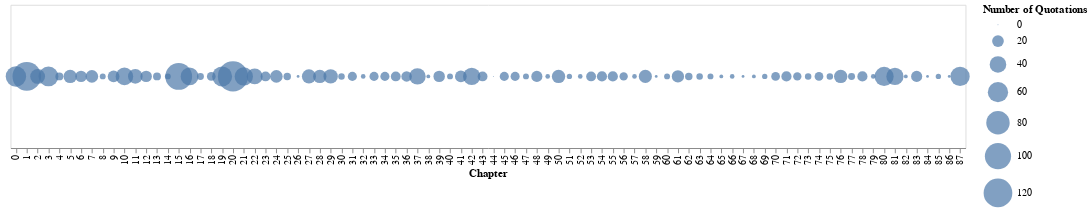

The notebook cell this image was saved under:
### Code cell
alt.Chart(quotationsPerChapter).mark_circle().encode(x='Chapter:O', size=alt.Size('Number of Quotations:Q', scale=alt.Scale(range=[1, 1000]))).properties(width=1000, height=150)

### Figure 1 — Vega-Lite specification as saved in the notebook (floating-point values rounded to 4 significant figures)
{"config": {"view": {"continuousWidth": 400, "continuousHeight": 300}}, "data": {"name": "data-3fea09ef698e2d41be047bb799d85a4a"}, "mark": "circle", "encoding": {"size": {"type": "quantitative", "field": "Number of Quotations", "scale": {"range": [1, 1000]}}, "x": {"type": "ordinal", "field": "Chapter"}}, "height": 150, "width": 1000, "$schema": "https://vega.github.io/schema/vega-lite/v4.8.1.json", "datasets": {"data-3fea09ef698e2d41be047bb799d85a4a": [{"Number of Quotations": 61, "Chapter": 0}, {"Number of Quotations": 119, "Chapter": 1}, {"Number of Quotations": 32, "Chapter": 2}, {"Number of Quotations": 57, "Chapter": 3}, {"Number of Quotations": 9, "Chapter": 4}, {"Number of Quotations": 26, "Chapter": 5}, {"Number of Quotations": 19, "Chapter": 6}, {"Number of Quotations": 23, "Chapter": 7}, {"Number of Quotations": 5, "Chapter": 8}, {"Number of Quotations": 20, "Chapter": 9}, {"Number of Quotations": 45, "Chapter": 10}, {"Number of Quotations": 31, "Chapter": 11}, {"Number of Quotations": 19, "Chapter": 12}, {"Number of Quotations": 9, "Chapter": 13}, {"Number of Quotations": 5, "Chapter": 14}, {"Number of Quotations": 105, "Chapter": 15}, {"Number of Quotations": 46, "Chapter": 16}, {"Number of Quotations": 7, "Chapter": 17}, {"Number of Quotations": 11, "Chapter": 18}, {"Number of Quotations": 58, "Chapter": 19}, {"Number of Quotations": 133, "Chapter": 20}, {"Number of Quotations": 49, "Chapter": 21}, {"Number of Quotations": 37, "Chapter": 22}, {"Number of Quotations": 14, "Chapter": 23}, {"Number of Quotations": 23, "Chapter": 24}, {"Number of Quotations": 8, "Chapter": 25}, {"Number of Quotations": 1, "Chapter": 26}, {"Number of Quotations": 29, "Chapter": 27}, {"Number of Quotations": 26, "Chapter": 28}, {"Number of Quotations": 30, "Chapter": 29}, {"Number of Quotations": 6, "Chapter": 30}, {"Number of Quotations": 12, "Chapter": 31}, {"Number of Quotations": 3, "Chapter": 32}, {"Number of Quotations": 12, "Chapter": 33}, {"Number of Quotations": 12, "Chapter": 34}, {"Number of Quotations": 14, "Chapter": 35}, {"Number of Quotations": 16, "Chapter": 36}, {"Number of Quotations": 39, "Chapter": 37}, {"Number of Quotations": 2, "Chapter": 38}, {"Number of Quotations": 19, "Chapter": 39}, {"Number of Quotations": 5, "Chapter": 40}, {"Number of Quotations": 20, "Chapter": 41}, {"Number of Quotations": 44, "Chapter": 42}, {"Number of Quotations": 14, "Chapter": 43}, {"Number of Quotations": 0, "Chapter": 44}, {"Number of Quotations": 12, "Chapter": 45}, {"Number of Quotations": 12, "Chapter": 46}, {"Number of Quotations": 5, "Chapter": 47}, {"Number of Quotations": 18, "Chapter": 48}, {"Number of Quotations": 3, "Chapter": 49}, {"Number of Quotations": 26, "Chapter": 50}, {"Number of Quotations": 4, "Chapter": 51}, {"Number of Quotations": 3, "Chapter": 52}, {"Number of Quotations": 14, "Chapter": 53}, {"Number of Quotations": 15, "Chapter": 54}, {"Number of Quotations": 15, "Chapter": 55}, {"Number of Quotations": 10, "Chapter": 56}, {"Number of Quotations": 3, "Chapter": 57}, {"Number of Quotations": 25, "Chapter": 58}, {"Number of Quotations": 1, "Chapter": 59}, {"Number of Quotations": 5, "Chapter": 60}, {"Number of Quotations": 22, "Chapter": 61}, {"Number of Quotations": 8, "Chapter": 62}, {"Number of Quotations": 6, "Chapter": 63}, {"Number of Quotations": 5, "Chapter": 64}, {"Number of Quotations": 2, "Chapter": 65}, {"Number of Quotations": 3, "Chapter": 66}, {"Number of Quotations": 1, "Chapter": 67}, {"Number of Quotations": 2, "Chapter": 68}, {"Number of Quotations": 4, "Chapter": 69}, {"Number of Quotations": 11, "Chapter": 70}, {"Number of Quotations": 15, "Chapter": 71}, {"Number of Quotations": 10, "Chapter": 72}, {"Number of Quotations": 6, "Chapter": 73}, {"Number of Quotations": 11, "Chapter": 74}, {"Number of Quotations": 6, "Chapter": 75}, {"Number of Quotations": 26, "Chapter": 76}, {"Number of Quotations": 7, "Chapter": 77}, {"Number of Quotations": 15, "Chapter": 78}, {"Number of Quotations": 3, "Chapter": 79}, {"Number of Quotations": 53, "Chapter": 80}, {"Number of Quotations": 43, "Chapter": 81}, {"Number of Quotations": 2, "Chapter": 82}, {"Number of Quotations": 18, "Chapter": 83}, {"Number of Quotations": 1, "Chapter": 84}, {"Number of Quotations": 4, "Chapter": 85}, {"Number of Quotations": 1, "Chapter": 86}, {"Number of Quotations": 54, "Chapter": 87}]}}
